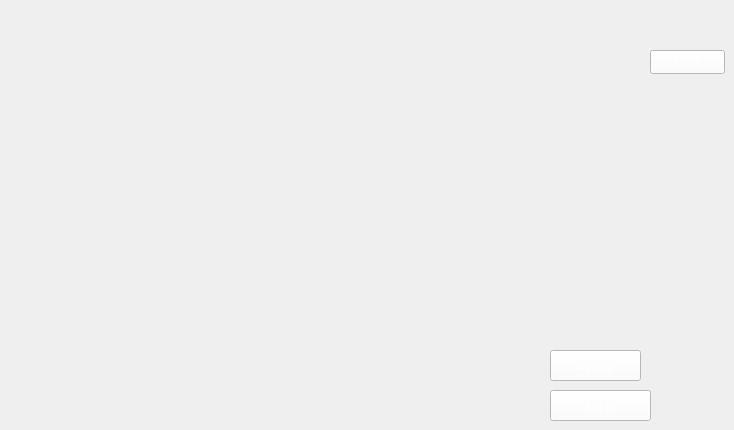
    <widget class="QWidget" name="frontpage">
     <property name="styleSheet">
      <string notr="true">background-image: url(:/new/prefix1/image/background3.jpg);</string>
     </property>
     <widget class="QPushButton" name="signupbutton">
      <property name="geometry">
       <rect>
        <x>550</x>
        <y>350</y>
        <width>91</width>
        <height>31</height>
       </rect>
      </property>
      <property name="styleSheet">
       <string notr="true">background-color: rgb(255, 255, 255);
color: rgb(255, 255, 255);
font: 700 10pt &quot;Segoe Script&quot;;</string>
      </property>
      <property name="text">
       <string>sign up</string>
      </property>
     </widget>
     <widget class="QPushButton" name="loginbutton_2">
      <property name="geometry">
       <rect>
        <x>550</x>
        <y>390</y>
        <width>101</width>
        <height>31</height>
       </rect>
      </property>
      <property name="styleSheet">
       <string notr="true">background-color: rgb(255, 255, 255);
color: rgb(255, 255, 255);
font: 700 10pt &quot;Segoe Script&quot;;</string>
      </property>
      <property name="text">
       <string>log in</string>
      </property>
     </widget>
     <widget class="QPushButton" name="pushButton">
      <property name="geometry">
       <rect>
        <x>650</x>
        <y>50</y>
        <width>75</width>
        <height>24</height>
       </rect>
      </property>
      <property name="styleSheet">
       <string notr="true">background-color: rgb(255, 255, 255);
color: rgb(255, 255, 255);
font: 700 10pt &quot;Segoe UI&quot;;</string>
      </property>
      <property name="text">
       <string>EXIT</string>
      </property>
     </widget>
     <widget class="QLabel" name="label_15">
      <property name="geometry">
       <rect>
        <x>0</x>
        <y>10</y>
        <width>321</width>
        <height>151</height>
       </rect>
      </property>
      <property name="styleSheet">
       <string notr="true">background-image: url(:/new/prefix1/image/shoppingwallpaper.jpg);</string>
      </property>
      <property name="text">
       <string/>
      </property>
     </widget>
    </widget>
